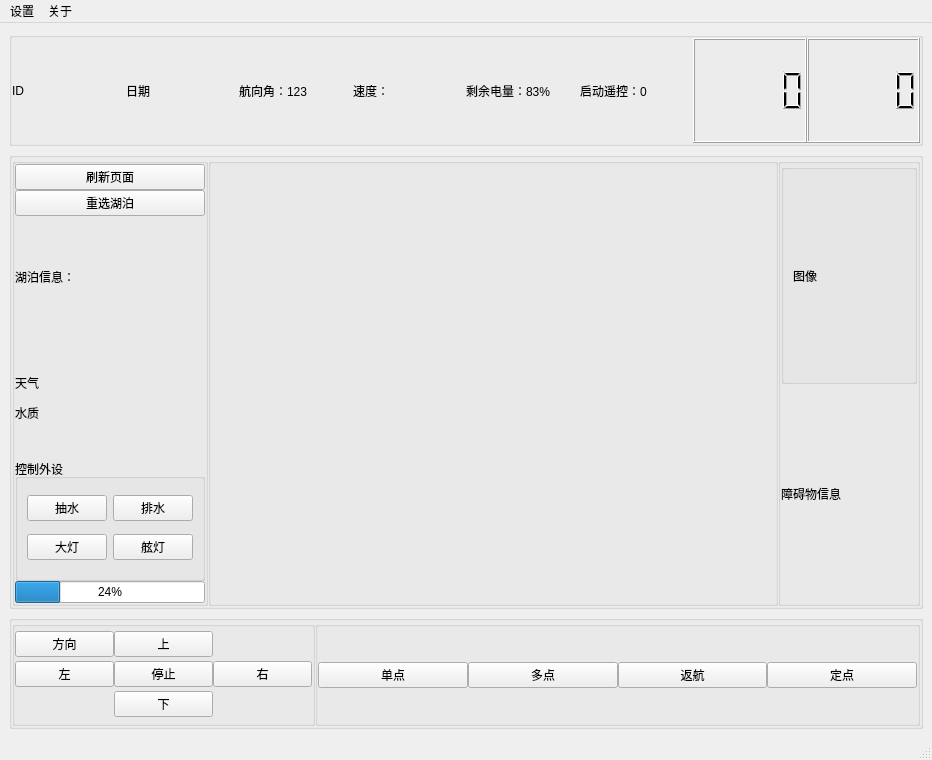
<?xml version="1.0" encoding="UTF-8"?>
<ui version="4.0">
 <class>MainWindow</class>
 <widget class="QMainWindow" name="MainWindow">
  <property name="geometry">
   <rect>
    <x>0</x>
    <y>0</y>
    <width>932</width>
    <height>760</height>
   </rect>
  </property>
  <property name="windowTitle">
   <string>U_V</string>
  </property>
  <widget class="QWidget" name="centralwidget">
   <layout class="QVBoxLayout" name="verticalLayout" stretch="1,4,1">
    <item>
     <widget class="QGroupBox" name="groupBox">
      <property name="title">
       <string/>
      </property>
      <layout class="QHBoxLayout" name="horizontalLayout_3">
       <property name="spacing">
        <number>0</number>
       </property>
       <property name="leftMargin">
        <number>0</number>
       </property>
       <property name="topMargin">
        <number>0</number>
       </property>
       <property name="rightMargin">
        <number>0</number>
       </property>
       <property name="bottomMargin">
        <number>0</number>
       </property>
       <item>
        <widget class="QLabel" name="logo_label">
         <property name="text">
          <string>ID</string>
         </property>
        </widget>
       </item>
       <item>
        <widget class="QLabel" name="time_label">
         <property name="text">
          <string>日期</string>
         </property>
        </widget>
       </item>
       <item>
        <widget class="QLabel" name="direction_label">
         <property name="text">
          <string>航向角：123</string>
         </property>
        </widget>
       </item>
       <item>
        <widget class="QLabel" name="speed_label">
         <property name="text">
          <string>速度：</string>
         </property>
        </widget>
       </item>
       <item>
        <widget class="QLabel" name="dump_energy_label">
         <property name="text">
          <string>剩余电量：83%</string>
         </property>
        </widget>
       </item>
       <item>
        <widget class="QLabel" name="remote_control_label">
         <property name="text">
          <string>启动遥控：0</string>
         </property>
         <property name="wordWrap">
          <bool>true</bool>
         </property>
        </widget>
       </item>
       <item>
        <widget class="QLCDNumber" name="time_lcd"/>
       </item>
       <item>
        <widget class="QLCDNumber" name="distance_lcd"/>
       </item>
      </layout>
     </widget>
    </item>
    <item>
     <widget class="QGroupBox" name="groupBox_3">
      <property name="title">
       <string/>
      </property>
      <layout class="QHBoxLayout" name="horizontalLayout" stretch="1,4,1">
       <property name="spacing">
        <number>0</number>
       </property>
       <property name="leftMargin">
        <number>0</number>
       </property>
       <property name="topMargin">
        <number>0</number>
       </property>
       <property name="rightMargin">
        <number>0</number>
       </property>
       <property name="bottomMargin">
        <number>0</number>
       </property>
       <item>
        <widget class="QGroupBox" name="groupBox_4">
         <property name="title">
          <string/>
         </property>
         <layout class="QVBoxLayout" name="verticalLayout_2">
          <property name="spacing">
           <number>0</number>
          </property>
          <property name="leftMargin">
           <number>0</number>
          </property>
          <property name="topMargin">
           <number>0</number>
          </property>
          <property name="rightMargin">
           <number>0</number>
          </property>
          <property name="bottomMargin">
           <number>0</number>
          </property>
          <item>
           <widget class="QPushButton" name="reload_button">
            <property name="text">
             <string>刷新页面</string>
            </property>
           </widget>
          </item>
          <item>
           <widget class="QPushButton" name="reselect_button">
            <property name="text">
             <string>重选湖泊</string>
            </property>
           </widget>
          </item>
          <item>
           <widget class="QLabel" name="pool_label">
            <property name="text">
             <string>湖泊信息：</string>
            </property>
           </widget>
          </item>
          <item>
           <widget class="QLabel" name="detect_label">
            <property name="text">
             <string>&lt;html&gt;&lt;head/&gt;&lt;body&gt;&lt;p&gt;天气&lt;/p&gt;&lt;p&gt;水质&lt;/p&gt;&lt;/body&gt;&lt;/html&gt;</string>
            </property>
            <property name="wordWrap">
             <bool>true</bool>
            </property>
           </widget>
          </item>
          <item>
           <widget class="QGroupBox" name="groupBox_5">
            <property name="title">
             <string>控制外设</string>
            </property>
            <layout class="QGridLayout" name="gridLayout_2">
             <item row="0" column="1">
              <widget class="QPushButton" name="drain_push_button">
               <property name="text">
                <string>排水</string>
               </property>
               <property name="checkable">
                <bool>true</bool>
               </property>
              </widget>
             </item>
             <item row="0" column="0">
              <widget class="QPushButton" name="draw_push_button">
               <property name="text">
                <string>抽水</string>
               </property>
               <property name="checkable">
                <bool>true</bool>
               </property>
              </widget>
             </item>
             <item row="1" column="0">
              <widget class="QPushButton" name="head_light_push_button">
               <property name="text">
                <string>大灯</string>
               </property>
               <property name="checkable">
                <bool>true</bool>
               </property>
              </widget>
             </item>
             <item row="1" column="1">
              <widget class="QPushButton" name="side_light_push_button">
               <property name="text">
                <string>舷灯</string>
               </property>
               <property name="checkable">
                <bool>true</bool>
               </property>
              </widget>
             </item>
            </layout>
           </widget>
          </item>
          <item>
           <widget class="QProgressBar" name="progress_bar">
            <property name="value">
             <number>24</number>
            </property>
           </widget>
          </item>
         </layout>
        </widget>
       </item>
       <item>
        <widget class="QGroupBox" name="view_group_box">
         <property name="title">
          <string/>
         </property>
         <layout class="QHBoxLayout" name="horizontalLayout_6"/>
        </widget>
       </item>
       <item>
        <widget class="QGroupBox" name="groupBox_6">
         <property name="title">
          <string/>
         </property>
         <layout class="QVBoxLayout" name="verticalLayout_3">
          <property name="spacing">
           <number>0</number>
          </property>
          <property name="leftMargin">
           <number>0</number>
          </property>
          <property name="topMargin">
           <number>0</number>
          </property>
          <property name="rightMargin">
           <number>0</number>
          </property>
          <property name="bottomMargin">
           <number>0</number>
          </property>
          <item>
           <widget class="QGroupBox" name="groupBox_8">
            <property name="title">
             <string/>
            </property>
            <layout class="QHBoxLayout" name="video_horizontal_layout">
             <item>
              <widget class="QLabel" name="video_label">
               <property name="text">
                <string>图像</string>
               </property>
              </widget>
             </item>
            </layout>
           </widget>
          </item>
          <item>
           <widget class="QLabel" name="distance_show_label">
            <property name="text">
             <string>障碍物信息</string>
            </property>
           </widget>
          </item>
         </layout>
        </widget>
       </item>
      </layout>
     </widget>
    </item>
    <item>
     <widget class="QGroupBox" name="groupBox_2">
      <property name="title">
       <string/>
      </property>
      <layout class="QHBoxLayout" name="horizontalLayout_2" stretch="1,2">
       <property name="spacing">
        <number>0</number>
       </property>
       <property name="leftMargin">
        <number>0</number>
       </property>
       <property name="topMargin">
        <number>0</number>
       </property>
       <property name="rightMargin">
        <number>0</number>
       </property>
       <property name="bottomMargin">
        <number>0</number>
       </property>
       <item>
        <widget class="QGroupBox" name="groupBox_7">
         <property name="title">
          <string/>
         </property>
         <layout class="QGridLayout" name="gridLayout">
          <property name="leftMargin">
           <number>0</number>
          </property>
          <property name="topMargin">
           <number>0</number>
          </property>
          <property name="rightMargin">
           <number>0</number>
          </property>
          <property name="bottomMargin">
           <number>0</number>
          </property>
          <property name="spacing">
           <number>0</number>
          </property>
          <item row="1" column="0">
           <widget class="QPushButton" name="left_button">
            <property name="text">
             <string>左</string>
            </property>
            <property name="checkable">
             <bool>true</bool>
            </property>
            <property name="autoExclusive">
             <bool>true</bool>
            </property>
           </widget>
          </item>
          <item row="0" column="1">
           <widget class="QPushButton" name="forward_button">
            <property name="text">
             <string>上</string>
            </property>
            <property name="checkable">
             <bool>true</bool>
            </property>
            <property name="autoExclusive">
             <bool>true</bool>
            </property>
           </widget>
          </item>
          <item row="1" column="2">
           <widget class="QPushButton" name="right_button">
            <property name="text">
             <string>右</string>
            </property>
            <property name="checkable">
             <bool>true</bool>
            </property>
            <property name="autoExclusive">
             <bool>true</bool>
            </property>
           </widget>
          </item>
          <item row="1" column="1">
           <widget class="QPushButton" name="stop_button">
            <property name="text">
             <string>停止</string>
            </property>
            <property name="checkable">
             <bool>true</bool>
            </property>
            <property name="autoExclusive">
             <bool>true</bool>
            </property>
           </widget>
          </item>
          <item row="2" column="1">
           <widget class="QPushButton" name="backword_button">
            <property name="text">
             <string>下</string>
            </property>
            <property name="checkable">
             <bool>true</bool>
            </property>
            <property name="autoExclusive">
             <bool>true</bool>
            </property>
           </widget>
          </item>
          <item row="0" column="0">
           <widget class="QPushButton" name="mode_push_button">
            <property name="text">
             <string>方向</string>
            </property>
           </widget>
          </item>
         </layout>
        </widget>
       </item>
       <item>
        <widget class="QGroupBox" name="groupBox_9">
         <property name="title">
          <string/>
         </property>
         <layout class="QHBoxLayout" name="horizontalLayout_4">
          <property name="spacing">
           <number>0</number>
          </property>
          <property name="leftMargin">
           <number>0</number>
          </property>
          <property name="topMargin">
           <number>0</number>
          </property>
          <property name="rightMargin">
           <number>0</number>
          </property>
          <property name="bottomMargin">
           <number>0</number>
          </property>
          <item>
           <widget class="QPushButton" name="single_point_button">
            <property name="text">
             <string>单点</string>
            </property>
            <property name="checkable">
             <bool>true</bool>
            </property>
            <property name="checked">
             <bool>false</bool>
            </property>
            <property name="autoRepeat">
             <bool>false</bool>
            </property>
            <property name="autoExclusive">
             <bool>true</bool>
            </property>
           </widget>
          </item>
          <item>
           <widget class="QPushButton" name="multi_points_button">
            <property name="text">
             <string>多点</string>
            </property>
            <property name="checkable">
             <bool>true</bool>
            </property>
            <property name="autoExclusive">
             <bool>true</bool>
            </property>
           </widget>
          </item>
          <item>
           <widget class="QPushButton" name="backhome_button">
            <property name="text">
             <string>返航</string>
            </property>
            <property name="checkable">
             <bool>true</bool>
            </property>
            <property name="autoExclusive">
             <bool>true</bool>
            </property>
           </widget>
          </item>
          <item>
           <widget class="QPushButton" name="fix_point_button">
            <property name="text">
             <string>定点</string>
            </property>
            <property name="checkable">
             <bool>true</bool>
            </property>
           </widget>
          </item>
         </layout>
        </widget>
       </item>
      </layout>
     </widget>
    </item>
   </layout>
  </widget>
  <widget class="QMenuBar" name="menubar">
   <property name="geometry">
    <rect>
     <x>0</x>
     <y>0</y>
     <width>932</width>
     <height>23</height>
    </rect>
   </property>
   <widget class="QMenu" name="menu">
    <property name="statusTip">
     <string>基础设置</string>
    </property>
    <property name="title">
     <string>设置</string>
    </property>
    <addaction name="base_setting_action"/>
    <addaction name="separator"/>
    <addaction name="advance_setting_action"/>
   </widget>
   <widget class="QMenu" name="menu_2">
    <property name="title">
     <string>关于</string>
    </property>
    <addaction name="action"/>
    <addaction name="separator"/>
   </widget>
   <addaction name="menu"/>
   <addaction name="menu_2"/>
  </widget>
  <widget class="QStatusBar" name="statusbar"/>
  <action name="choice_type">
   <property name="text">
    <string>选择类型</string>
   </property>
  </action>
  <action name="base_setting_action">
   <property name="text">
    <string>基础设置</string>
   </property>
  </action>
  <action name="action">
   <property name="text">
    <string>作者</string>
   </property>
  </action>
  <action name="advance_setting_action">
   <property name="text">
    <string>高级设置</string>
   </property>
  </action>
 </widget>
 <resources/>
 <connections/>
</ui>
